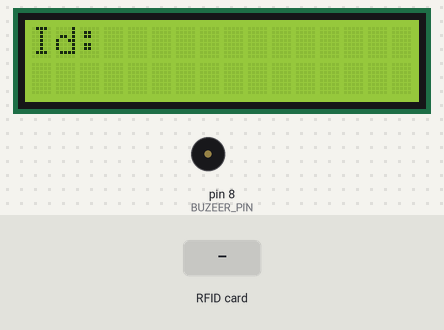
Bench run of a sketch on a simulated Arduino Uno, built with avr-gcc and run on an emulated ATmega328P. Parts: 16×2 character LCD, buzzer (waves = sounding). The inputs (shaded band) are chosen by the test bench. What the sketch prints to the serial monitor is not drawn.

Above: at 1.3 s.
1.4 s: RFID card 5E 7A 19 C4 held to the reader
At 2.27 s:
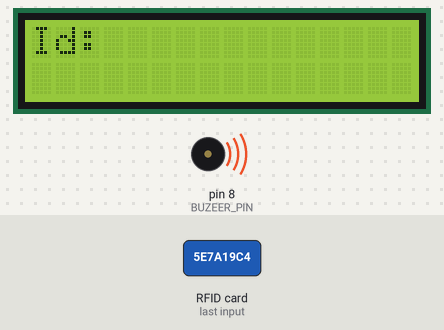
At 4.2 s:
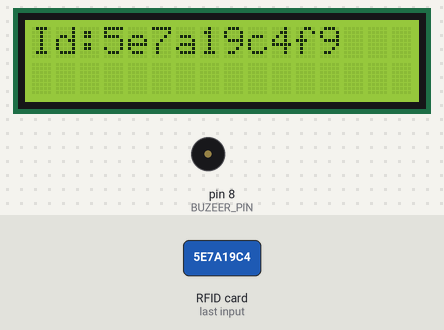
4.7 s: RFID card 5E 7A 19 C4 held to the reader
At 5.31 s:
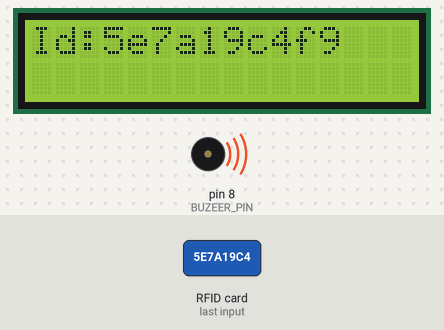
Timing chart, 0 to 7.7 s (numbered marks = the images above; inputs shaded):
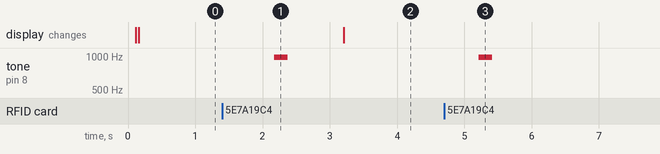

The sketch:

ArduinoNFC_ReadID_LCD.ino
```cpp
#include <SPI.h>
#include <RFID.h>
#include <Wire.h>
#include <LiquidCrystal_I2C.h>
#include <Timer.h>

#define RST_PIN 9
#define SDA_PIN 10
#define BUZEER_PIN 8

Timer t;
LiquidCrystal_I2C lcd(0x27, 16, 2);
RFID rfid (SDA_PIN ,RST_PIN );
String cardId = "";

void setup() {
  Serial.begin(9600);
  delay(2);
  SPI.begin();
  rfid.init();
  lcd.begin();
  lcd.backlight();
  lcd.clear();
  t.every(1000 , getcardid);
  t.every(1000 , lcdprint);

  Serial.print("Ready");
}

void loop() {
  t.update();
  delay(10);
}
void lcdprint(){
  lcd.clear();
  lcd.setCursor(0,0);
  lcd.print("Id:");
  lcd.setCursor(3,0);
  lcd.print(cardId);
  delay(2000);

}
void getcardid(){
  if(rfid.isCard() && rfid.readCardSerial()){
    tone(BUZEER_PIN , 976 , 200);
    Serial.println("Card found");
    cardId = "";
    for(int i = 0 ;i<5 ; i++){
      cardId += String(rfid.serNum[i],HEX);
    }
    Serial.print("CardId : ");
    Serial.println(cardId);
    Serial.println();
    delay(1000);
  }
  rfid.halt(); // 進入休眠 等待下次的激活
  delay(10);
}
```

Measured:
- after the input at 1.4 s, tone on pin 8 (BUZEER_PIN): silent → 976 Hz after 0.78 s, → silent 0.20 s later
- after the input at 4.7 s, tone on pin 8 (BUZEER_PIN): silent → 976 Hz after 0.52 s, → silent 0.20 s later
